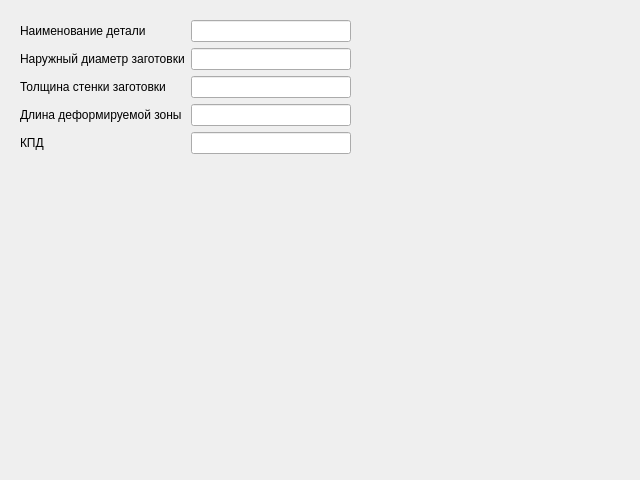
<?xml version="1.0" encoding="UTF-8"?>
<ui version="4.0">
 <class>Form</class>
 <widget class="QWidget" name="Form">
  <property name="geometry">
   <rect>
    <x>0</x>
    <y>0</y>
    <width>640</width>
    <height>480</height>
   </rect>
  </property>
  <property name="windowTitle">
   <string>Form</string>
  </property>
  <widget class="QWidget" name="formLayoutWidget">
   <property name="geometry">
    <rect>
     <x>20</x>
     <y>20</y>
     <width>331</width>
     <height>411</height>
    </rect>
   </property>
   <layout class="QFormLayout" name="formLayout">
    <item row="0" column="0">
     <widget class="QLabel" name="label">
      <property name="text">
       <string>Наименование детали</string>
      </property>
     </widget>
    </item>
    <item row="0" column="1">
     <widget class="QLineEdit" name="editDetailName"/>
    </item>
    <item row="1" column="0">
     <widget class="QLabel" name="label_2">
      <property name="text">
       <string>Наружный диаметр заготовки</string>
      </property>
     </widget>
    </item>
    <item row="1" column="1">
     <widget class="QLineEdit" name="editDiametr"/>
    </item>
    <item row="2" column="0">
     <widget class="QLabel" name="label_3">
      <property name="text">
       <string>Толщина стенки заготовки</string>
      </property>
     </widget>
    </item>
    <item row="2" column="1">
     <widget class="QLineEdit" name="editWidth"/>
    </item>
    <item row="3" column="0">
     <widget class="QLabel" name="label_4">
      <property name="text">
       <string>Длина деформируемой зоны</string>
      </property>
     </widget>
    </item>
    <item row="3" column="1">
     <widget class="QLineEdit" name="editDeform"/>
    </item>
    <item row="4" column="0">
     <widget class="QLabel" name="label_5">
      <property name="text">
       <string>КПД</string>
      </property>
     </widget>
    </item>
    <item row="4" column="1">
     <widget class="QLineEdit" name="editKPD"/>
    </item>
   </layout>
  </widget>
 </widget>
 <resources/>
 <connections/>
</ui>
